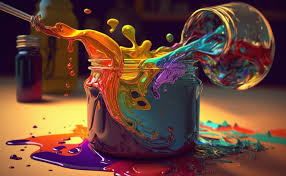
#> input picture Python/colour.jpeg, 286 x 176 px
$ python 'color intensity in an image.py'
#> lines starting #> are read from the running program, lines starting #| are printed output that depends on the picture
import cv2 as cv
from matplotlib import pyplot as plt
img=cv.imread("colour.jpeg")
#> img is the input picture: shape (176, 286, 3); mean B, G, R 55.9, 68.8, 105.6
b,g,r=cv.split(img)
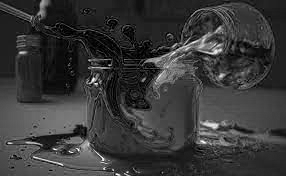
#> b: shape (176, 286); min 0, max 255, mean 55.9
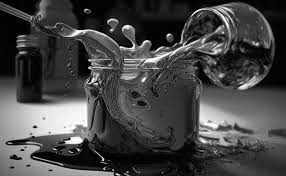
#> g: shape (176, 286); min 0, max 255, mean 68.8
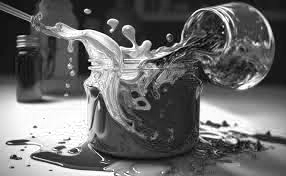
#> r: shape (176, 286); min 0, max 255, mean 105.6
cv.imshow("image",img)
plt.hist(b.ravel(),256,[0,256])
plt.hist(g.ravel(),256,[0,256])
plt.hist(r.ravel(),256,[0,256])
plt.show()
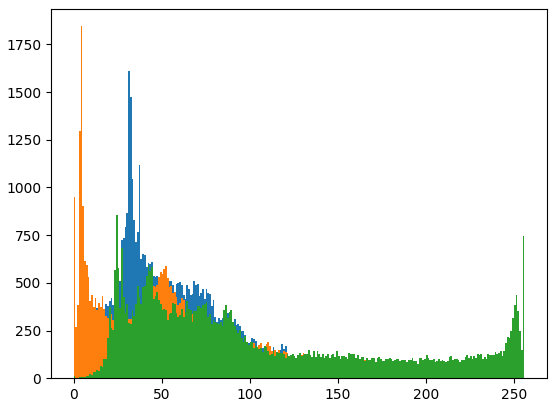
#> figure drawn by matplotlib, 1 panel; tallest bar 1610 high, from x = 31 to 32; tallest bar 1845 high, from x = 4 to 5; tallest bar 853 high, from x = 24 to 25
cv.waitKey(0)
cv.destroyAllWindows()

$ run again, with Python/road.jpeg copied over Python/colour.jpeg
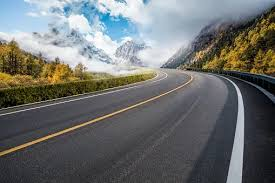
#> input picture Python/road.jpeg, 275 x 183 px
#> img is the input picture: shape (183, 275, 3); mean B, G, R 110, 111.1, 108.6
#> `b,g,r=cv.split(img)`:
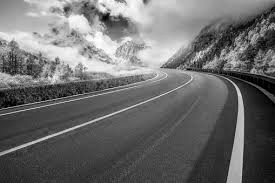
#> r: shape (183, 275); min 0, max 255, mean 108.6
#> `plt.show()`:
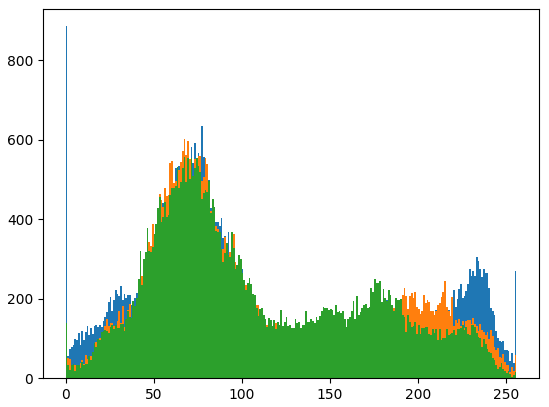
#> figure drawn by matplotlib, 1 panel; tallest bar 886 high, from x = 0 to 1; tallest bar 602 high, from x = 67 to 68; tallest bar 557 high, from x = 67 to 68

$ run again, with Python/road1.jpeg copied over Python/colour.jpeg
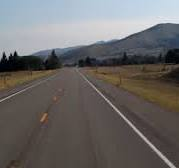
#> input picture Python/road1.jpeg, 179 x 168 px
#> img is the input picture: shape (168, 179, 3); mean B, G, R 103.4, 104.3, 106.8
#> `b,g,r=cv.split(img)`:
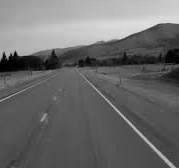
#> r: shape (168, 179); min 0, max 237, mean 106.8
#> `plt.show()`:
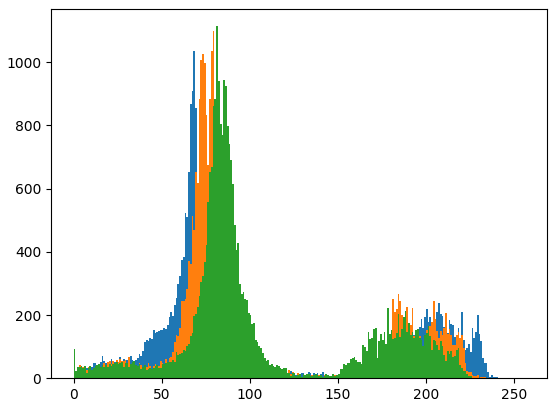
#> figure drawn by matplotlib, 1 panel; tallest bar 1036 high, from x = 68 to 69; tallest bar 1100 high, from x = 79 to 80; tallest bar 1114 high, from x = 81 to 82
